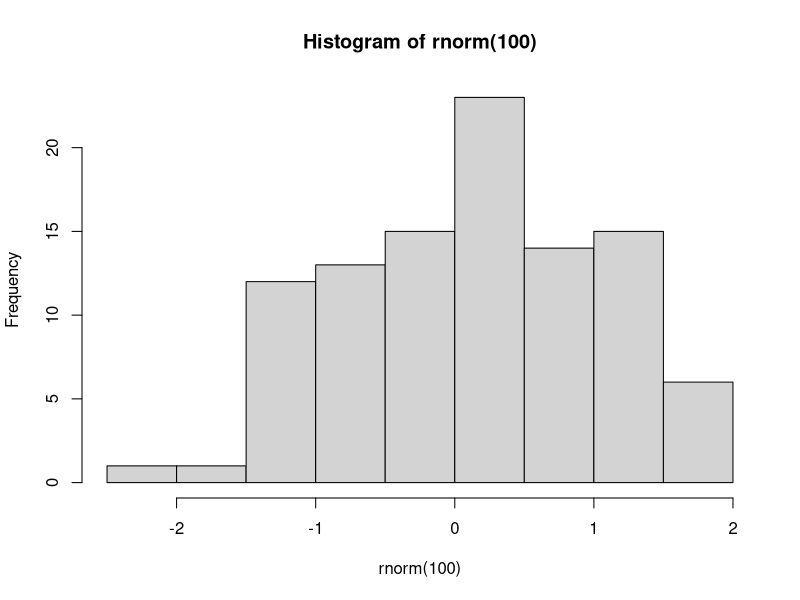

This chart was generated by the following R code:
## ---- chunk 1
# Load required packages
library(MASS)

# Load example data
data(mcycle)

hist(rnorm(100))
